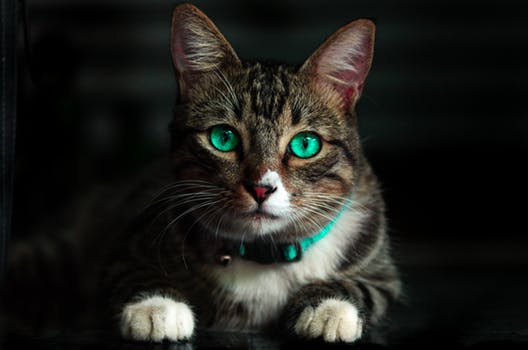
#> input picture image_processing/cato.jpeg, 528 x 350 px
$ python merge_split.py --image cato.jpeg
#> lines starting #> are read from the running program, lines starting #| are printed output that depends on the picture
import numpy as np
import argparse
import cv2

#fetching the image
ap = argparse.ArgumentParser()
ap.add_argument('-i', '--image', required = True, help = 'Path here...')
args = vars(ap.parse_args())

#loading the image here
image = cv2.imread(args["image"])
#> image is the input picture: shape (350, 528, 3); mean B, G, R 27.8, 31.9, 31.8
cv2.imshow("OG", image)
cv2.waitKey(0)

#splitting the blue green red
'''
B = cv2.split(image)
G = cv2.split(image)
R = cv2.split(image)
'''
(B, G, R) = cv2.split(image)
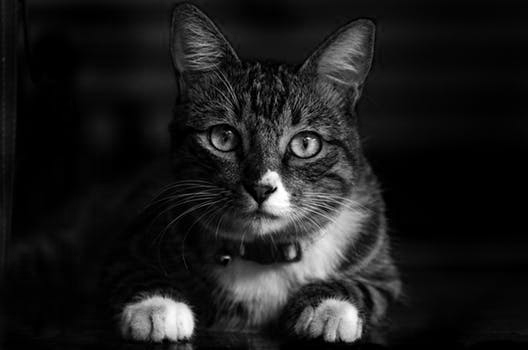
#> B: shape (350, 528); min 0, max 255, mean 27.8
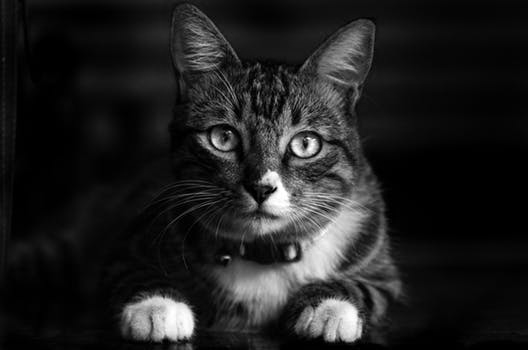
#> G: shape (350, 528); min 0, max 255, mean 31.9
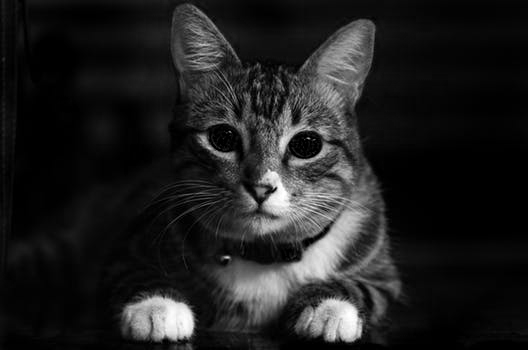
#> R: shape (350, 528); min 0, max 255, mean 31.8

cv2.imshow("Red", R)
cv2.imshow("Blue", B)
cv2.imshow("Green", G)
cv2.waitKey(0)

#alterante method
zeros = np.zeros(image.shape[:2], dtype = "uint8")
cv2.imshow("Red", cv2.merge([zeros, zeros, R]))
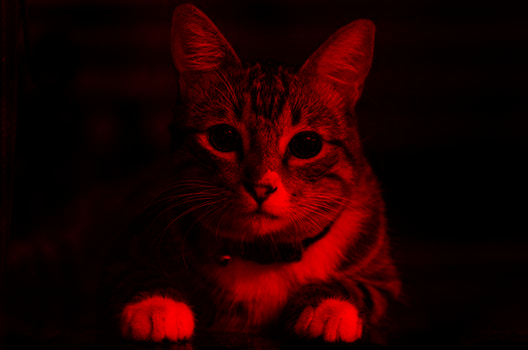
#> window 'Red': shape (350, 528, 3); mean B, G, R 0, 0, 31.8
cv2.imshow("Green", cv2.merge([zeros, G, zeros]))
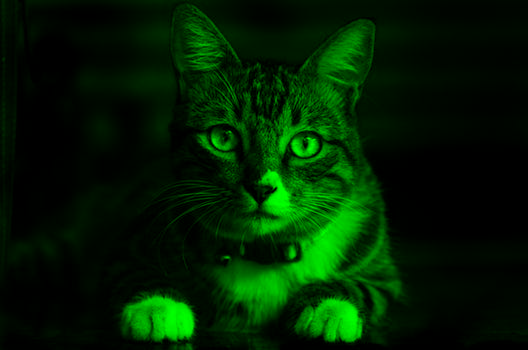
#> window 'Green': shape (350, 528, 3); mean B, G, R 0, 31.9, 0
cv2.imshow("Blue", cv2.merge([B, zeros, zeros]))
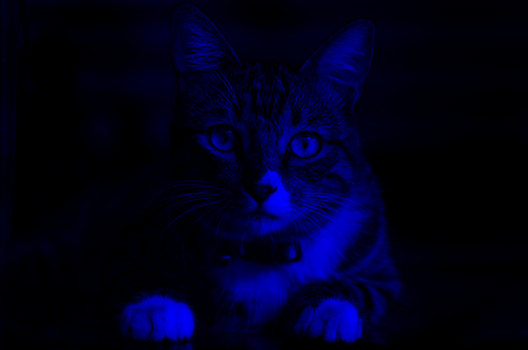
#> window 'Blue': shape (350, 528, 3); mean B, G, R 27.8, 0, 0
cv2.waitKey(0)

#merge back the channels
merged = cv2.merge([B, G, R])
cv2.imshow("merged", merged)
cv2.waitKey(0)
